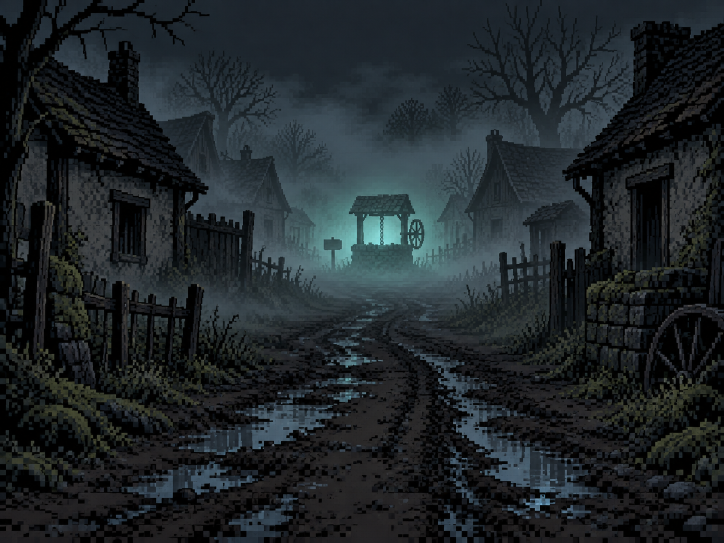
#> input picture docs/redesign/v2/kit3/art-src/poco-rua.png, 1448 x 1086 px (shown at 1/2 size); its folder holds 4 pictures in this run
$ python poco_px.py
#> lines starting #> are read from the running program, lines starting #| are printed output that depends on the picture
"""Poço: cenas e itens em pixel, e as falas e o lixo do jogo copiados sem mudar nenhuma palavra (lib/devo/poco-neblina.ts e poco.ts).
Uso: python poco_px.py (na pasta art-src)"""
from pathlib import Path
from PIL import Image

AQUI = Path(__file__).parent
RAIZ = AQUI.parents[4]
SAI = AQUI.parent / "art" / "os" / "poco"
SAI.mkdir(parents=True, exist_ok=True)

for nome in ("rua", "cena", "figura", "mao"):
    im = Image.open(AQUI / f"poco-{nome}.png").convert("RGB")
#> im is the input picture: PIL image 1448x1086 RGB; mean R, G, B 31.4, 38.1, 41.5
    w, h = im.size
#> w = 1448; h = 1086
    alto = min(h, w * 3 // 4)
#> alto = 1086
    larg = alto * 4 // 3
#> larg = 1448
    x, y = (w - larg) // 2, (h - alto) // 2
#> x = 0; y = 0
    q = im.crop((x, y, x + larg, y + alto)).resize((192, 144), Image.BOX)
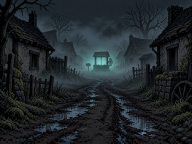
#> q: PIL image 192x144 RGB; mean R, G, B 31.5, 38.1, 41.5
    q.quantize(colors=48, method=Image.MEDIANCUT, dither=Image.NONE).save(SAI / f"{nome}.png", optimize=True)
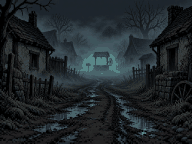
#> saved as rua.png: PIL image 192x144 P; mean R, G, B 31.3, 37.8, 41.4
    print(nome, im.size)
#| rua (1448, 1086)
#> pass 2 of the loop `for nome in ("rua", "cena", "figura", "mao"):`:
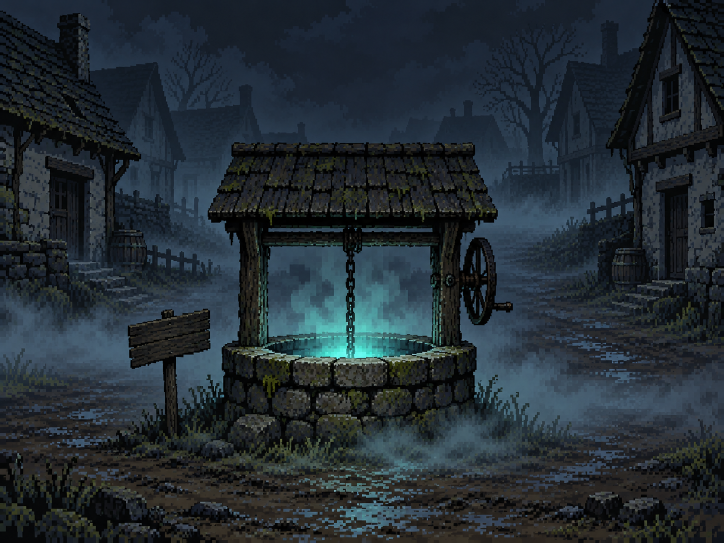
#> input picture docs/redesign/v2/kit3/art-src/poco-cena.png, 1448 x 1086 px (shown at 1/2 size)
#> im is the input picture: PIL image 1448x1086 RGB; mean R, G, B 35.5, 45.2, 52.1
#> `q = im.crop((x, y, x + larg, y + alto)).resize((192, 144), Image.BOX)`:
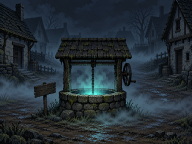
#> q: PIL image 192x144 RGB; mean R, G, B 35.6, 45.3, 52.1
#> `q.quantize(colors=48, method=Image.MEDIANCUT, dither=Image.NONE).save(..`:
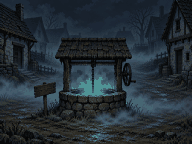
#> saved as cena.png: PIL image 192x144 P; mean R, G, B 35.5, 45, 51.9
#| cena (1448, 1086)
#> pass 3 of the loop `for nome in ("rua", "cena", "figura", "mao"):`:
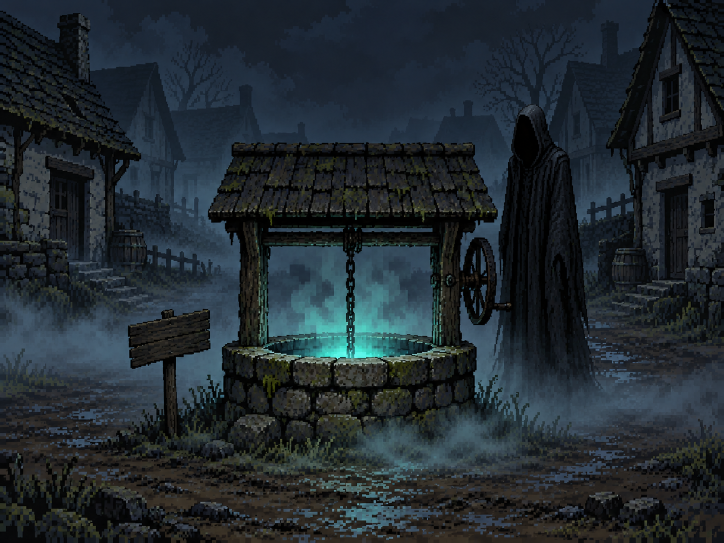
#> input picture docs/redesign/v2/kit3/art-src/poco-figura.png, 1448 x 1086 px (shown at 1/2 size)
#> im is the input picture: PIL image 1448x1086 RGB; mean R, G, B 33.7, 42.7, 48.5
#> `q = im.crop((x, y, x + larg, y + alto)).resize((192, 144), Image.BOX)`:
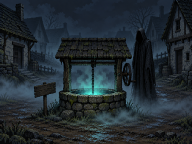
#> q: PIL image 192x144 RGB; mean R, G, B 33.8, 42.8, 48.6
#> `q.quantize(colors=48, method=Image.MEDIANCUT, dither=Image.NONE).save(..`:
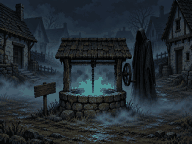
#> saved as figura.png: PIL image 192x144 P; mean R, G, B 33.6, 42.5, 48.4
#| figura (1448, 1086)
#> the loop made 4 passes; the first 3 are shown

# moedas e fragmentos têm desenho próprio em pixel (moedas_px.py)
for f in (RAIZ / "public" / "images" / "poco" / "itens").glob("*-256.webp"):
    if f.stem.startswith(("dracma", "fragmento")):
        continue
    im = Image.open(f).convert("RGBA").resize((64, 64), Image.LANCZOS)
    alfa = im.getchannel("A").point(lambda v: 255 if v > 110 else 0)
    cor = im.convert("RGB").quantize(colors=20, method=Image.MEDIANCUT, dither=Image.NONE).convert("RGBA")
    cor.putalpha(alfa)
    cor.save(SAI / f"{f.stem.replace('-256', '')}.png", optimize=True)

#> (the run stopped early here; a loop or call above may not have finished)
